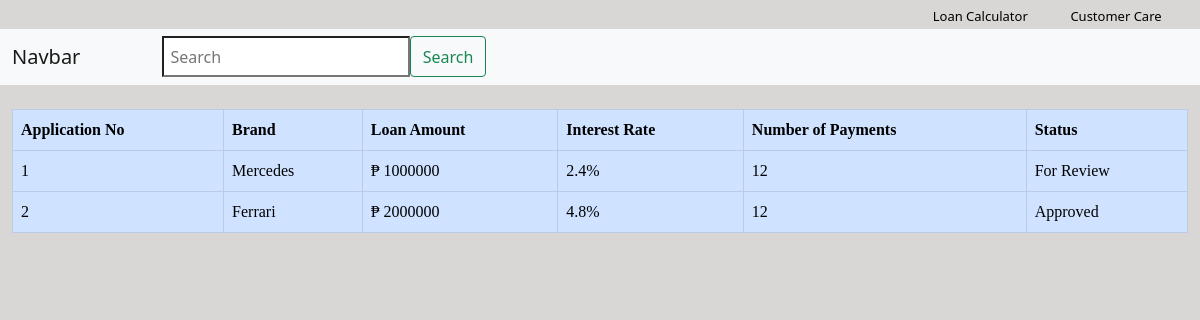
The page /view-loan-applications/view-loan-apps (signed in) on the database its author committed.
### loans_borrower/models.py (models this page shows, shortened)
class Loans(models.Model):
    STATUS = (
        ('For Review', 'For Review'),
        ('Approved', 'Approved'),
        ('Rejected', 'Rejected'),
    )
    user = models.ForeignKey(User, on_delete=models.CASCADE, null=True, blank=True)
    first_name = models.CharField(max_length=100, null=True)
    last_name = models.CharField(max_length=100, null=True)
    middle_name = models.CharField(max_length=100, null=True, blank=True)
    app_no = models.IntegerField(null=True, blank=True)
    brand = models.CharField(max_length=100, null=True)
    loan_amt = models.IntegerField(null=True, blank=True)
    int_rate = models.CharField(max_length=50, null=True)
    no_of_payments = models.IntegerField(null=True, blank=True)
    status = models.CharField(max_length=100, choices=STATUS, null=True)
    principal = models.IntegerField(null=True, blank=True)
    rem_bal = models.IntegerField(null=True, blank=True)
    next_due = models.DateField(null=True)

### loans_borrower/views.py (the view)
# urls.py: path('view-loan-apps',views.viewLoanApps,name="view-loan-apps"),
def viewLoanApps(request):
    loans = Loans.objects.all()
    data = {
        'loans' : loans,
    }
    return render(request, 'loans_borrower/viewLoanApps.html', data)

### loans_borrower/templatetags/auth_extras.py (called while the page is built)
@register.filter(name='has_group')
def has_group(user, group_name):
    group = Group.objects.get(name=group_name)
    return True if group in user.groups.all() else False

### loans_borrower/templates/loans_borrower/viewLoanApps.html
{% extends 'navbar/navbar.html' %}
{% block content %} {% load static %}
<div class="container-fluid" style="margin-top: 1%; padding:1%;">
  <div class="row">
    <div class="col-lg"style="font-family:Verdana">
        <table id="rows" class="table table-primary table-bordered table-hover">
            <thead>
                <th>Application No</th>
                <th>Brand</th>
                <th>Loan Amount</th>
                <th>Interest Rate</th>
                <th>Number of Payments</th>
                <th>Status</th>
            </thead>
            {% for loan in loans %}
            <tbody>
                <tr onclick="window.location='#'">
                    <td>{{loan.app_no}}</td>
                    <td>{{loan.brand}}</td>
                    <td>₱ {{loan.loan_amt}}</td>
                    <td>{{loan.int_rate}}</td>
                    <td>{{loan.no_of_payments}}</td>
                    <td>{{loan.status}}</td>
                </tr>
            </tbody>
            {% endfor %}
        </table>
    </div>
  </div>
</div>
{% endblock %}

### rows shown on the page
Loans: app_no "1", brand "Mercedes", loan_amt "1000000", int_rate "2.4%", no_of_payments "12", status "For Review"
Loans: app_no "2", brand "Ferrari", loan_amt "2000000", int_rate "4.8%", no_of_payments "12", status "Approved"
